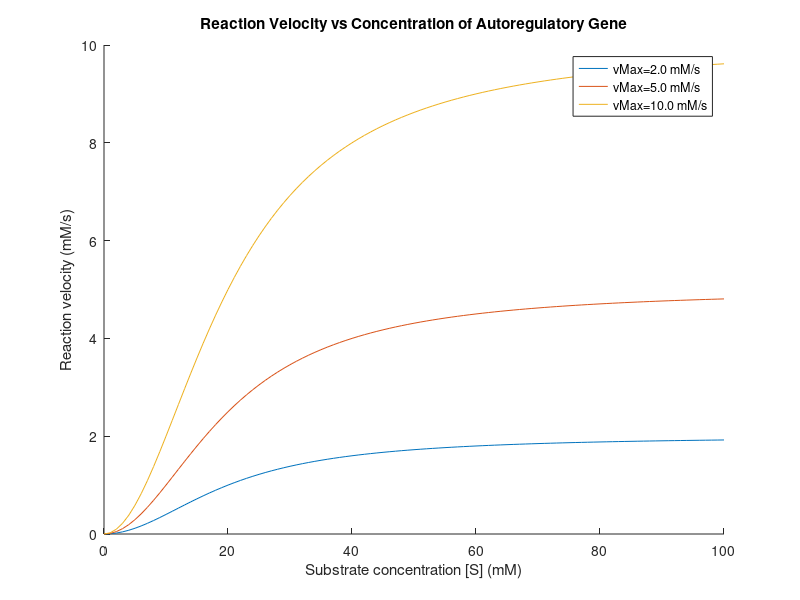

Here is the MATLAB script that generated this plot:
close
n = 100;
s = (0 : 1 : n);
h = 2;
vMax = [2.0, 5.0, 10.0]; % 5.0 mM/s
k = 20.0; % 20.0 mM
y = zeros(3, n); % 3 x 100 array
for i = 1 : length(vMax)
    for j = 1 : length(s)
        sh = s(j) .^ h;
        y(i, j) = (vMax(i) * sh) / (k .^ h + sh);
        fprintf("y(%d, %d): %d\n", i, j, y(i, j));
    end
end
for i = 1 : size(y, 1)
  hold on
  p=plot(s, y(i, :));
  hold off
end
title("Reaction Velocity vs Concentration of Autoregulatory Gene");
xlabel("Substrate concentration [S] (mM)");
ylabel("Reaction velocity (mM/s)");
legend("vMax=2.0 mM/s", "vMax=5.0 mM/s", "vMax=10.0 mM/s");
saveas(p, "Ex1Part3.png");    